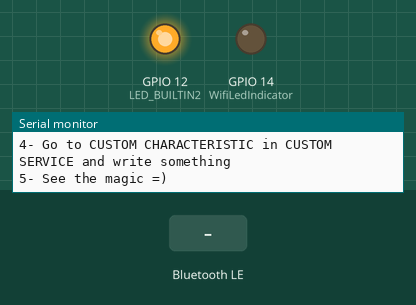
Simulated run of this sketch. Board: ESP32. Shown: output pins drawn as LEDs (lit = HIGH), the last lines printed to the serial monitor. The inputs (shaded band) are chosen by the test bench. WiFi joins after 1.5 s; servers stay silent unless stated; nothing arrives over Bluetooth unless stated; a phone connects over Bluetooth LE 3 s after start.

Above: at 1.2 s.
1.3 s: Bluetooth LE write "," received
7.3 s: Bluetooth LE write "1" received
At 7.8 s:
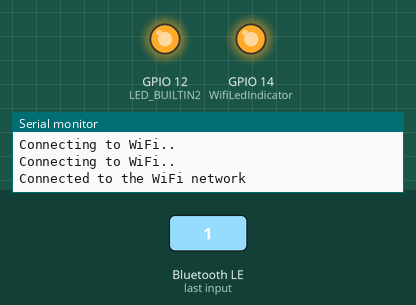
8.8 s: Bluetooth LE write "0" received
Timing chart, 0 to 11.8 s (numbered marks = the images above; inputs shaded):
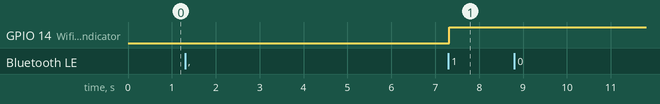

The sketch:

bluetooth_ESP32.ino
```cpp
/*
    Based on Neil Kolban example for IDF: https://github.com/nkolban/esp32-snippets/blob/master/cpp_utils/tests/BLE%20Tests/SampleWrite.cpp
    Ported to Arduino ESP32 by Evandro Copercini
*/
#include <WiFi.h>

#include <BLEDevice.h>
#include <BLEUtils.h>
#include <BLEServer.h>

// See the following for generating UUIDs:
// https://www.uuidgenerator.net/

#define SERVICE_UUID        "4fafc201-1fb5-459e-8fcc-c5c9c331914b"
#define CHARACTERISTIC_UUID "beb5483e-36e1-4688-b7f5-ea07361b26a8"

String bluetoothData="";
String wifiName="";
String wifiPassword="";
String experimentNumber="";
String data[3];

byte LED_BUILTIN2= 12;
byte WifiLedIndicator= 14;

class MyCallbacks: public BLECharacteristicCallbacks {
    void onWrite(BLECharacteristic *pCharacteristic) {
      std::string value = pCharacteristic->getValue();


      int i=0;
      int arrayIndex=0;
      int start=0;
      while(i<value.length())
      {
        data[arrayIndex]="";
        if(value[i]==',')
        {
          for(int j=start;j<i;j++)
          {
            data[arrayIndex]=data[arrayIndex]+value[j];
          }
          start=i+1;
          arrayIndex=arrayIndex+1;
        }
        i++;

      }

      delay(4000);

      WiFi.mode(WIFI_AP); // workaround
      WiFi.mode(WIFI_AP_STA);

      const char* names=data[0].c_str();
      const char* pass=data[1].c_str();
      const char* ssid = "Vigram's iPhone";
      const char* password =  "abcdefgh";
      WiFi.begin(ssid, password);

      Serial.println(names);

      Serial.println(pass);

      while (WiFi.status() != WL_CONNECTED) { //Check for the connection
      delay(1000);
      // WiFi.begin(ssid, password);
      Serial.println("Connecting to WiFi..");
      }

      digitalWrite(WifiLedIndicator, HIGH);
      Serial.println("Connected to the WiFi network");

    }
};

void setup() {
  Serial.begin(115200);

  Serial.println("1- Download and install an BLE scanner app in your phone");
  Serial.println("2- Scan for BLE devices in the app");
  Serial.println("3- Connect to MyESP32");
  Serial.println("4- Go to CUSTOM CHARACTERISTIC in CUSTOM SERVICE and write something");
  Serial.println("5- See the magic =)");

  Serial.begin(115200);
  pinMode(LED_BUILTIN2, OUTPUT);
  pinMode(WifiLedIndicator, OUTPUT);

  digitalWrite(LED_BUILTIN2, HIGH);

  BLEDevice::init("MyESP32");
  BLEServer *pServer = BLEDevice::createServer();

  BLEService *pService = pServer->createService(SERVICE_UUID);

  BLECharacteristic *pCharacteristic = pService->createCharacteristic(
                                         CHARACTERISTIC_UUID,
                                         BLECharacteristic::PROPERTY_READ |
                                         BLECharacteristic::PROPERTY_WRITE
                                       );


  pCharacteristic->setCallbacks(new MyCallbacks());

  pService->start();
  BLEAdvertising *pAdvertising = pServer->getAdvertising();
  pAdvertising->start();

}

void loop() {
  Serial.print(bluetoothData);

  // put your main code here, to run repeatedly:
  delay(2000);
}
```
